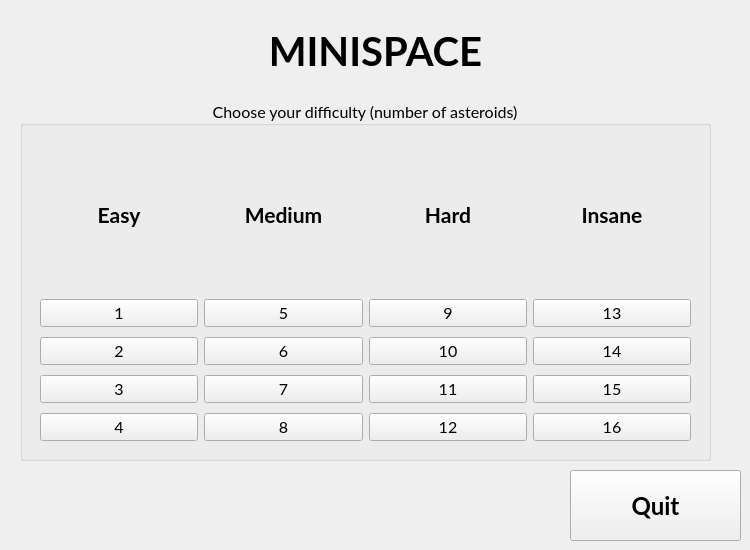
<?xml version="1.0" encoding="UTF-8"?>
<ui version="4.0">
 <class>Menu</class>
 <widget class="QWidget" name="Menu">
  <property name="geometry">
   <rect>
    <x>0</x>
    <y>0</y>
    <width>750</width>
    <height>550</height>
   </rect>
  </property>
  <property name="baseSize">
   <size>
    <width>600</width>
    <height>600</height>
   </size>
  </property>
  <property name="font">
   <font>
    <family>Lato</family>
    <pointsize>12</pointsize>
   </font>
  </property>
  <property name="windowTitle">
   <string>MiniSpace</string>
  </property>
  <widget class="QPushButton" name="quitButton">
   <property name="geometry">
    <rect>
     <x>570</x>
     <y>470</y>
     <width>171</width>
     <height>71</height>
    </rect>
   </property>
   <property name="font">
    <font>
     <family>Lato</family>
     <pointsize>18</pointsize>
     <bold>true</bold>
    </font>
   </property>
   <property name="text">
    <string>Quit</string>
   </property>
  </widget>
  <widget class="QWidget" name="horizontalLayoutWidget">
   <property name="geometry">
    <rect>
     <x>10</x>
     <y>10</y>
     <width>731</width>
     <height>80</height>
    </rect>
   </property>
   <layout class="QHBoxLayout" name="horizontalLayout">
    <item>
     <widget class="QLabel" name="title">
      <property name="font">
       <font>
        <family>Lato</family>
        <pointsize>30</pointsize>
        <bold>true</bold>
       </font>
      </property>
      <property name="text">
       <string>MINISPACE</string>
      </property>
      <property name="alignment">
       <set>Qt::AlignCenter</set>
      </property>
     </widget>
    </item>
   </layout>
  </widget>
  <widget class="QGroupBox" name="groupBox">
   <property name="geometry">
    <rect>
     <x>20</x>
     <y>100</y>
     <width>691</width>
     <height>361</height>
    </rect>
   </property>
   <property name="title">
    <string>Choose your difficulty (number of asteroids)</string>
   </property>
   <property name="alignment">
    <set>Qt::AlignCenter</set>
   </property>
   <widget class="QWidget" name="">
    <property name="geometry">
     <rect>
      <x>20</x>
      <y>40</y>
      <width>651</width>
      <height>301</height>
     </rect>
    </property>
    <layout class="QHBoxLayout" name="difficultyLayout">
     <item>
      <layout class="QVBoxLayout" name="easyLayout">
       <property name="spacing">
        <number>10</number>
       </property>
       <item>
        <widget class="QLabel" name="easyLabel">
         <property name="font">
          <font>
           <family>Lato</family>
           <pointsize>16</pointsize>
           <bold>true</bold>
          </font>
         </property>
         <property name="text">
          <string>Easy</string>
         </property>
         <property name="alignment">
          <set>Qt::AlignCenter</set>
         </property>
        </widget>
       </item>
       <item>
        <widget class="QPushButton" name="buttonOne">
         <property name="text">
          <string>1</string>
         </property>
        </widget>
       </item>
       <item>
        <widget class="QPushButton" name="buttonTwo">
         <property name="text">
          <string>2</string>
         </property>
        </widget>
       </item>
       <item>
        <widget class="QPushButton" name="buttonThree">
         <property name="text">
          <string>3</string>
         </property>
        </widget>
       </item>
       <item>
        <widget class="QPushButton" name="buttonFour">
         <property name="text">
          <string>4</string>
         </property>
        </widget>
       </item>
      </layout>
     </item>
     <item>
      <layout class="QVBoxLayout" name="mediumLayout">
       <property name="spacing">
        <number>10</number>
       </property>
       <item>
        <widget class="QLabel" name="mediumLabel">
         <property name="font">
          <font>
           <family>Lato</family>
           <pointsize>16</pointsize>
           <bold>true</bold>
          </font>
         </property>
         <property name="text">
          <string>Medium</string>
         </property>
         <property name="alignment">
          <set>Qt::AlignCenter</set>
         </property>
        </widget>
       </item>
       <item>
        <widget class="QPushButton" name="buttonFive">
         <property name="text">
          <string>5</string>
         </property>
        </widget>
       </item>
       <item>
        <widget class="QPushButton" name="buttonSix">
         <property name="text">
          <string>6</string>
         </property>
        </widget>
       </item>
       <item>
        <widget class="QPushButton" name="buttonSeven">
         <property name="text">
          <string>7</string>
         </property>
        </widget>
       </item>
       <item>
        <widget class="QPushButton" name="buttonEight">
         <property name="text">
          <string>8</string>
         </property>
        </widget>
       </item>
      </layout>
     </item>
     <item>
      <layout class="QVBoxLayout" name="hardLayout">
       <property name="spacing">
        <number>10</number>
       </property>
       <item>
        <widget class="QLabel" name="hardLabel">
         <property name="font">
          <font>
           <family>Lato</family>
           <pointsize>16</pointsize>
           <bold>true</bold>
          </font>
         </property>
         <property name="text">
          <string>Hard</string>
         </property>
         <property name="alignment">
          <set>Qt::AlignCenter</set>
         </property>
        </widget>
       </item>
       <item>
        <widget class="QPushButton" name="buttonNine">
         <property name="text">
          <string>9</string>
         </property>
        </widget>
       </item>
       <item>
        <widget class="QPushButton" name="buttonTen">
         <property name="text">
          <string>10</string>
         </property>
        </widget>
       </item>
       <item>
        <widget class="QPushButton" name="buttonEleven">
         <property name="text">
          <string>11</string>
         </property>
        </widget>
       </item>
       <item>
        <widget class="QPushButton" name="buttonTwelve">
         <property name="text">
          <string>12</string>
         </property>
        </widget>
       </item>
      </layout>
     </item>
     <item>
      <layout class="QVBoxLayout" name="insaneLayout">
       <property name="spacing">
        <number>10</number>
       </property>
       <item>
        <widget class="QLabel" name="insaneLabel">
         <property name="font">
          <font>
           <family>Lato</family>
           <pointsize>16</pointsize>
           <bold>true</bold>
          </font>
         </property>
         <property name="text">
          <string>Insane</string>
         </property>
         <property name="alignment">
          <set>Qt::AlignCenter</set>
         </property>
        </widget>
       </item>
       <item>
        <widget class="QPushButton" name="buttonThirteen">
         <property name="text">
          <string>13</string>
         </property>
        </widget>
       </item>
       <item>
        <widget class="QPushButton" name="buttonFourteen">
         <property name="text">
          <string>14</string>
         </property>
        </widget>
       </item>
       <item>
        <widget class="QPushButton" name="buttonFifteen">
         <property name="text">
          <string>15</string>
         </property>
        </widget>
       </item>
       <item>
        <widget class="QPushButton" name="buttonSixteen">
         <property name="text">
          <string>16</string>
         </property>
        </widget>
       </item>
      </layout>
     </item>
    </layout>
   </widget>
  </widget>
 </widget>
 <resources/>
 <connections/>
</ui>
